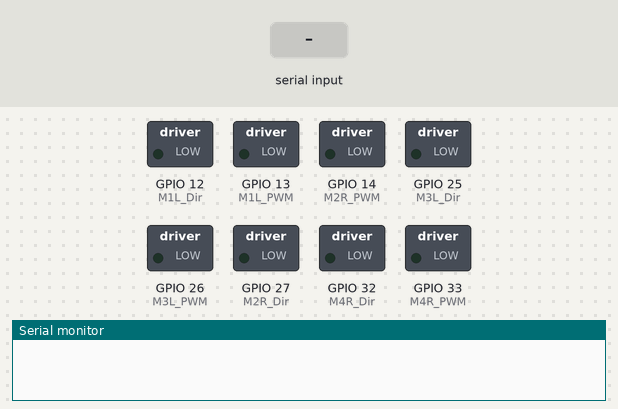
This sketch was run on a simulated ESP32. Shown: switched loads named in the sketch (green lamp = pin HIGH), the last lines printed to the serial monitor. The inputs (shaded band) are chosen by the test bench. Nothing arrives over Bluetooth unless stated.

Above: at 1.2 s.
1.3 s: "1" received over the second serial link
At 2.3 s:
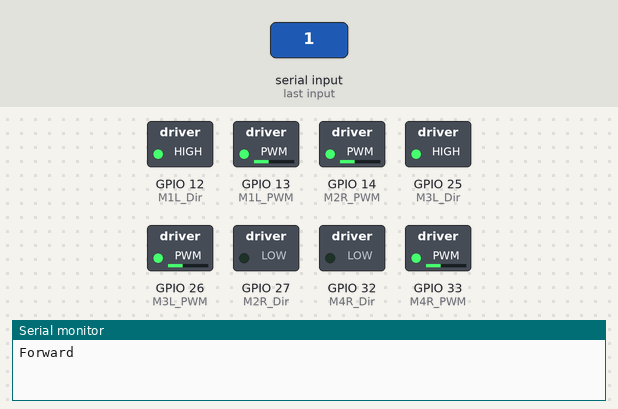
2.8 s: "0" received over the second serial link
At 3.5 s:
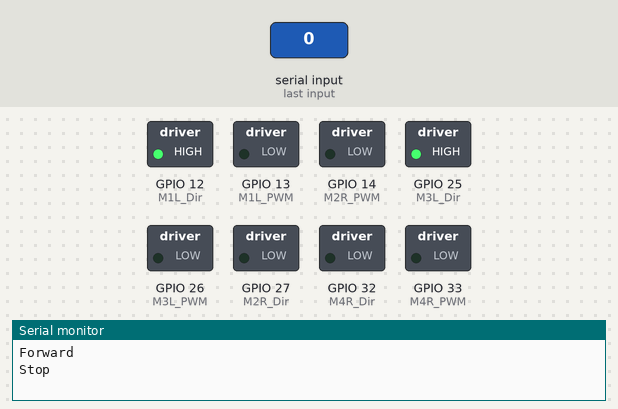
4.3 s: "2" received over the second serial link
At 4.6 s:
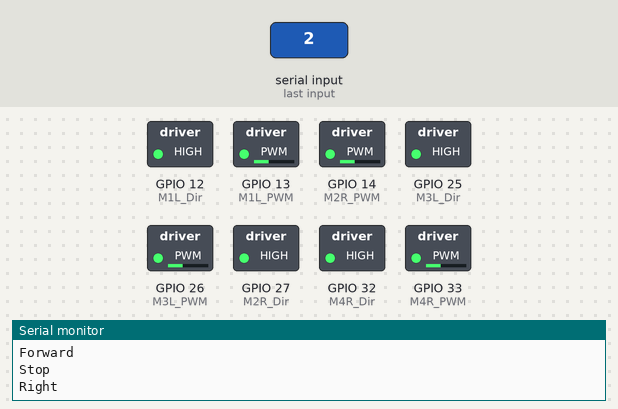
5.8 s: "3" received over the second serial link
At 6.9 s:
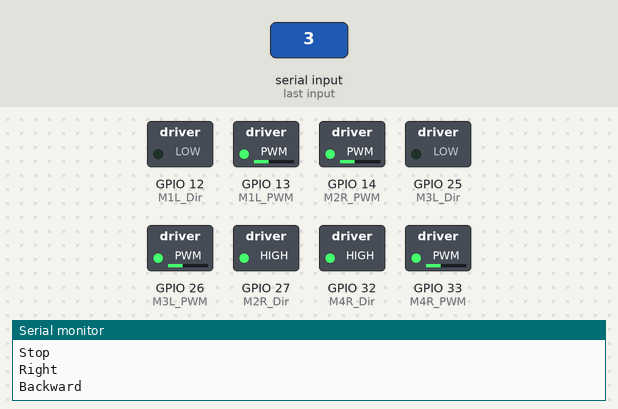
7.3 s: "4" received over the second serial link
At 8.1 s:
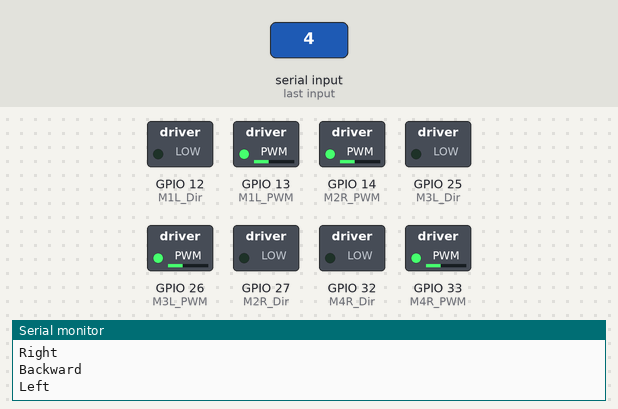
Timing chart, 0 to 9.8 s (numbered marks = the images above; inputs shaded):
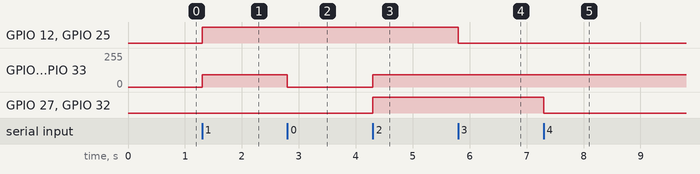

Measured:
- after the input at 1.3 s, GPIO 12 (M1L_Dir), GPIO 25 (M3L_Dir): LOW → HIGH at once; GPIO 13 (M1L_PWM), GPIO 14 (M2R_PWM), GPIO 26 (M3L_PWM), GPIO 33 (M4R_PWM): 0/255 → 93/255 at once
- after the input at 2.8 s, GPIO 13 (M1L_PWM), GPIO 14 (M2R_PWM), GPIO 26 (M3L_PWM), GPIO 33 (M4R_PWM): 93/255 → 0/255 at once
- after the input at 4.3 s, GPIO 13 (M1L_PWM), GPIO 14 (M2R_PWM), GPIO 26 (M3L_PWM), GPIO 33 (M4R_PWM): 0/255 → 93/255 at once; GPIO 27 (M2R_Dir), GPIO 32 (M4R_Dir): LOW → HIGH at once
- after the input at 5.8 s, GPIO 12 (M1L_Dir), GPIO 25 (M3L_Dir): HIGH → LOW at once
- after the input at 7.3 s, GPIO 27 (M2R_Dir), GPIO 32 (M4R_Dir): HIGH → LOW at once

The sketch:

PololuDrivers4MotoresBT.ino
```cpp
#include "BluetoothSerial.h"

#if !defined(CONFIG_BT_ENABLED) || !defined(CONFIG_BLUEDROID_ENABLED)
#error Bluetooth is not enabled! Please run `make menuconfig` to and enable it
#endif

#define M1L_PWM 13
#define M1L_Dir 12
#define M2R_PWM 14
#define M2R_Dir 27
#define M3L_PWM 26
#define M3L_Dir 25
#define M4R_PWM 33
#define M4R_Dir 32

BluetoothSerial SerialBT;

//-----------------variables-----------------

// Configurando los parámetros de PWM
const int channel_M1L = 0;
const int channel_M2R = 1;
const int channel_M3L = 2;
const int channel_M4R = 3;
int freq = 1000;
int resolution = 12;

char dato;
bool activacion = false;

int vel_pwm = 1500;

void setup() {
  // Realizando la configuración de los pines a ocupar
  pinMode(M1L_Dir, OUTPUT);
  pinMode(M2R_Dir, OUTPUT);
  pinMode(M3L_Dir, OUTPUT);
  pinMode(M4R_Dir, OUTPUT);
  pinMode(M1L_PWM, OUTPUT);
  pinMode(M2R_PWM, OUTPUT);
  pinMode(M3L_PWM, OUTPUT);
  pinMode(M4R_PWM, OUTPUT);

  ledcSetup(channel_M1L, freq, resolution);
  ledcSetup(channel_M2R, freq, resolution);
  ledcSetup(channel_M3L, freq, resolution);
  ledcSetup(channel_M4R, freq, resolution);

  ledcAttachPin(M1L_PWM, channel_M1L);
  ledcAttachPin(M2R_PWM, channel_M2R);
  ledcAttachPin(M3L_PWM, channel_M3L);
  ledcAttachPin(M4R_PWM, channel_M4R);

  Serial.begin(115200);
  SerialBT.begin("Robot_Playa"); //Bluetooth device name

}

//-----------------loop----------------
void loop() {
  if (SerialBT.available()) {
    dato = SerialBT.read();

    if (dato == '0'){
      Stop();
    }

    if (dato == '1'){
      Forward();
    }

    if (dato == '2'){
      Right();
    }

    if (dato == '3'){
      Backward();
    }

    if (dato == '4'){
      Left();
    }


}


}

//------------------Funciones----------------

void Forward(){
  ledcWrite(channel_M1L, vel_pwm);
  ledcWrite(channel_M2R, vel_pwm);
  ledcWrite(channel_M3L, vel_pwm);
  ledcWrite(channel_M4R, vel_pwm);

  digitalWrite(M1L_Dir,HIGH);
  digitalWrite(M2R_Dir,LOW);
  digitalWrite(M3L_Dir,HIGH);
  digitalWrite(M4R_Dir,LOW);
  Serial.println("Forward");
}

void Backward(){
  ledcWrite(channel_M1L, vel_pwm);
  ledcWrite(channel_M2R, vel_pwm);
  ledcWrite(channel_M3L, vel_pwm);
  ledcWrite(channel_M4R, vel_pwm);

  digitalWrite(M1L_Dir,LOW);
  digitalWrite(M2R_Dir,HIGH);
  digitalWrite(M3L_Dir,LOW);
  digitalWrite(M4R_Dir,HIGH);
  Serial.println("Backward");
}

void Stop(){
  ledcWrite(channel_M1L, 0);
  ledcWrite(channel_M2R, 0);
  ledcWrite(channel_M3L, 0);
  ledcWrite(channel_M4R, 0);
  Serial.println("Stop");
}

void Right(){
  ledcWrite(channel_M1L, vel_pwm);
  ledcWrite(channel_M2R, vel_pwm);
  ledcWrite(channel_M3L, vel_pwm);
  ledcWrite(channel_M4R, vel_pwm);

  digitalWrite(M1L_Dir,HIGH);
  digitalWrite(M2R_Dir,HIGH);
  digitalWrite(M3L_Dir,HIGH);
  digitalWrite(M4R_Dir,HIGH);
  Serial.println("Right");
}

void Left(){
  ledcWrite(channel_M1L, vel_pwm);
  ledcWrite(channel_M2R, vel_pwm);
  ledcWrite(channel_M3L, vel_pwm);
  ledcWrite(channel_M4R, vel_pwm);

  digitalWrite(M1L_Dir,LOW);
  digitalWrite(M2R_Dir,LOW);
  digitalWrite(M3L_Dir,LOW);
  digitalWrite(M4R_Dir,LOW);
  Serial.println("Left");
}
```
